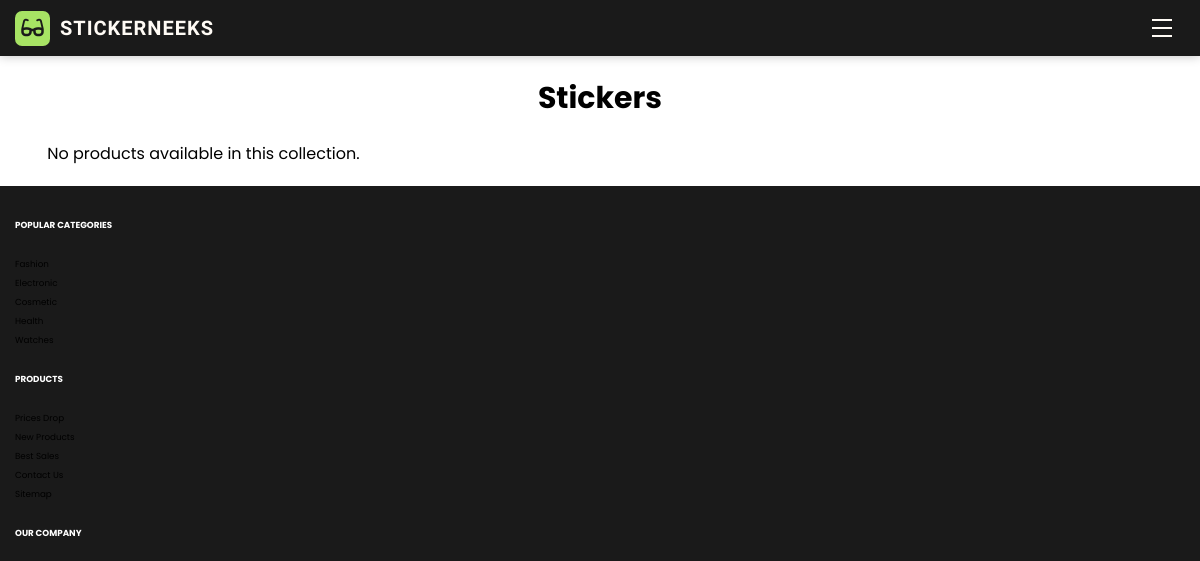
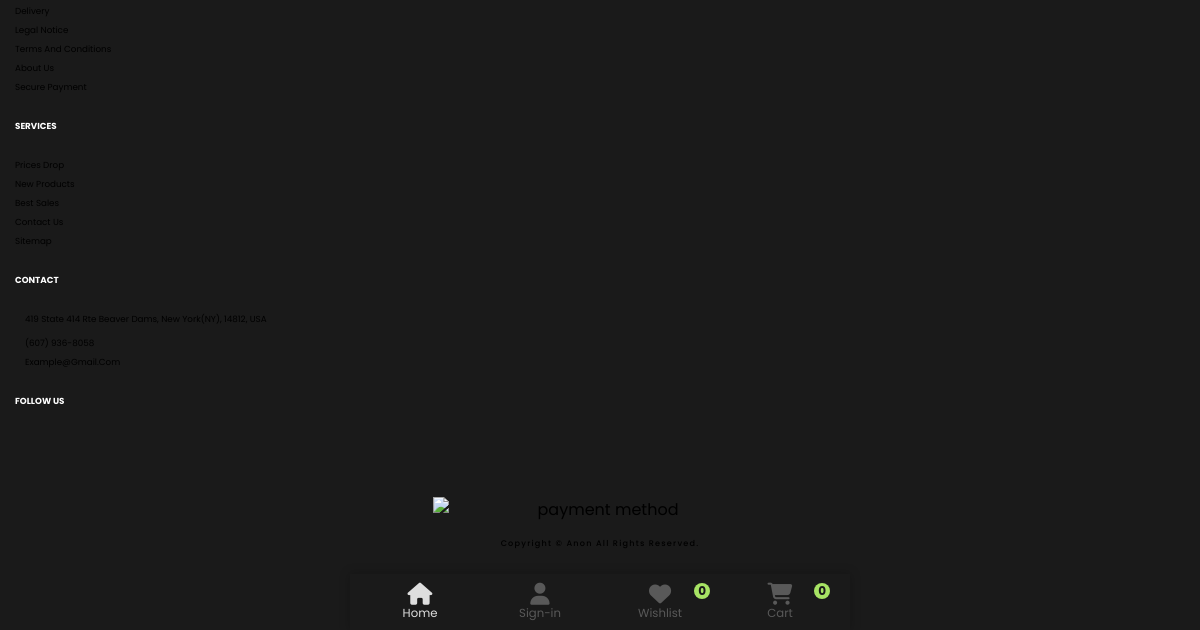
Page /sticker-collections/stickers/ on the earlier database version (2 pictures, top to bottom).
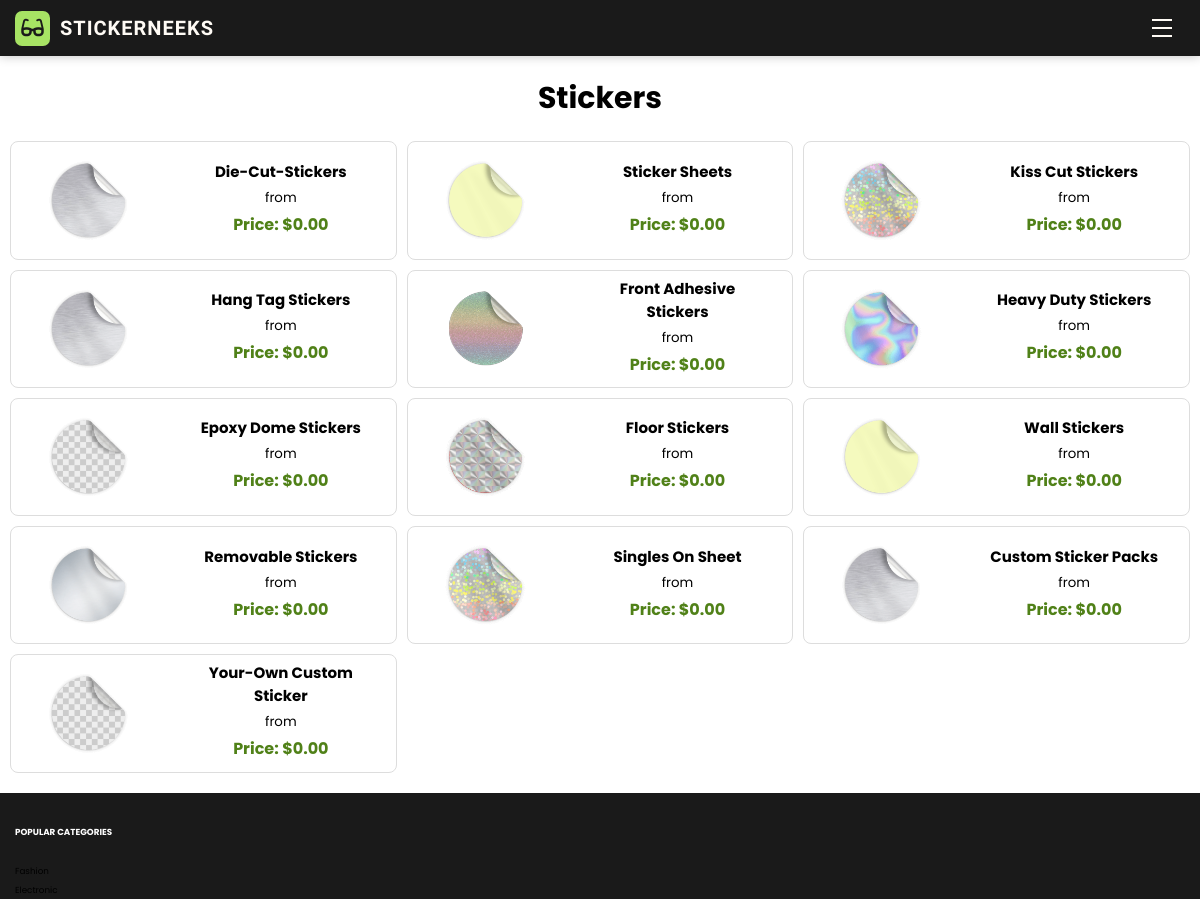
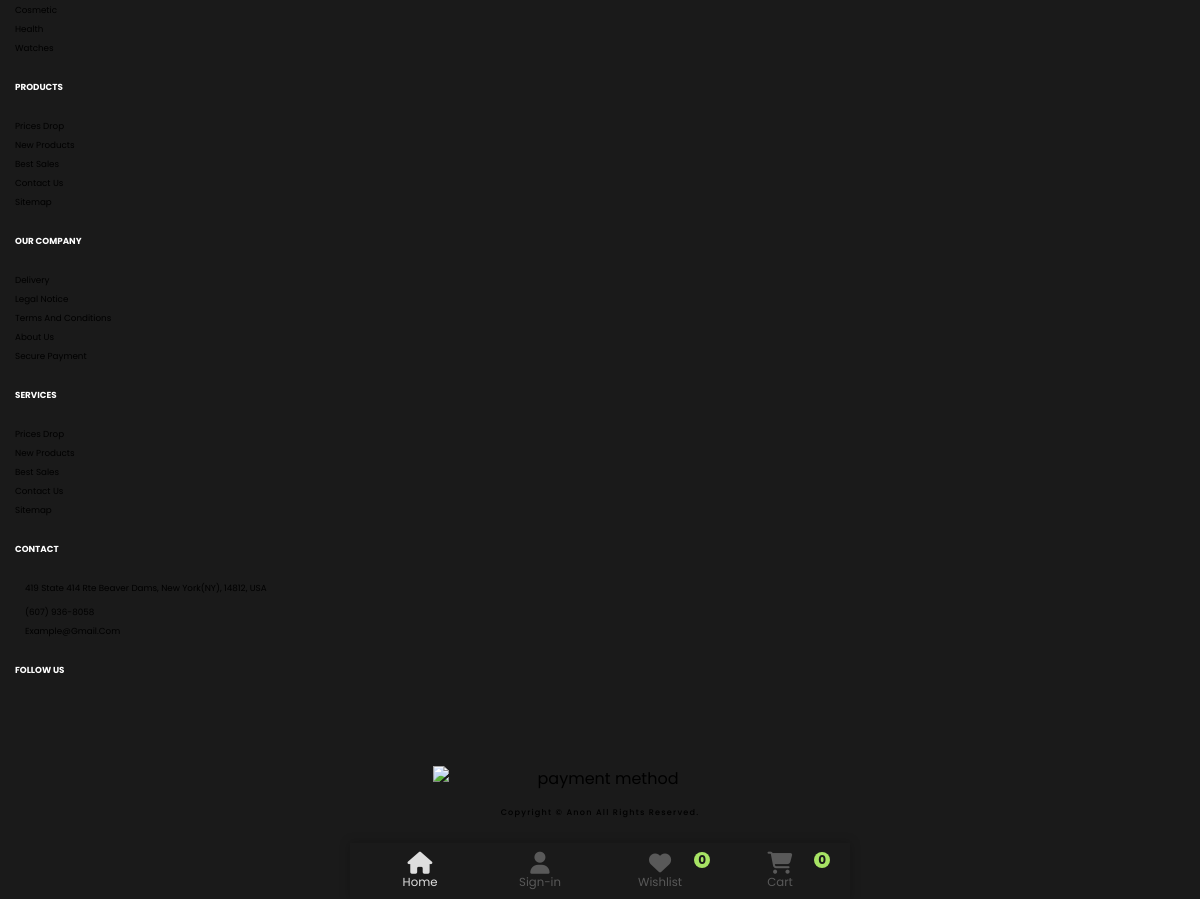
Same page on the later database version (2 pictures, top to bottom).
### store/models.py (models this page shows, shortened)
class Collection(MPTTModel):
    name = models.CharField(max_length=100)
    slug = models.SlugField(max_length=150, unique=True, blank=True, null=True)
    description = models.TextField(blank=True, null=True)
    image = models.ImageField(upload_to='collections/', blank=True, null=True)
    is_active = models.BooleanField(default=True)
    is_featured = models.BooleanField(default=False)
    order = models.PositiveIntegerField(default=0)
    products = models.ManyToManyField('Product', related_name='product_collections', blank=True)
    visible_from = models.DateTimeField(blank=True, null=True)
    visible_to = models.DateTimeField(blank=True, null=True)
    updated_at = models.DateTimeField(auto_now=True)
    parent = TreeForeignKey('self', on_delete=models.SET_NULL, null=True, blank=True, related_name='children')
    class MPTTMeta:
        order_insertion_by = ['order']
    class Meta:
        ordering = ['order', 'name']
        verbose_name = 'collection'
        verbose_name_plural = 'collections'

class Product(models.Model):
    name = models.CharField(max_length=100)
    price = models.DecimalField(default=0, decimal_places=2, max_digits=6)
    collection = models.ForeignKey(Collection, on_delete=models.CASCADE, related_name='collection_products', default=1)
    description = models.CharField(max_length=250, default='', blank=True, null=True)
    image = models.ImageField(upload_to='uploads/product/')
    is_sale = models.BooleanField(default=False)
    sale_price = models.DecimalField(default=0, decimal_places=2, max_digits=6)
    is_active = models.BooleanField(default=True)

### store/views.py (the view)
# urls.py: path('sticker-collections/<slug:slug>/', views.sticker_collections_product_list, name='sticker_collections_product_list'),
def sticker_collections_product_list(request, slug):
    stickers_collection = get_object_or_404(Collection, name="Stickers, Labels, Design & Print")
    if slug.lower() == "stickers-labels-design-print":
        return redirect('sticker_collections')
    collection = get_object_or_404(Collection, slug=slug)
    products = Product.objects.filter(collection=collection)
    context = {
        'collection': collection,
        'products': products,
    }
    return render(request, 'sticker_collections_product_list.html', context)

### store/templates/sticker_collections_product_list.html (shortened to what this page needs)
{% extends 'base.html' %} {% load static %} {% block content %}
<main>
	<div class="collection-title">
		<h1>{{ collection.name }}</h1>
	</div>
	<section class="collection-detail">
		<div class="collection-product-grid">
			{% for product in products %}
			<div class="collection-product-card">
				<div class="collection-detail-product-image-wrapper">
					{% if product.image %}
					<img
						src="{{ product.image.url }}"
						alt="{{ product.name }}"
						class="collection-detail-product-image"
					/>
					{% endif %}
				</div>
				<div class="collection-text">
					<h2>{{ product.name }}</h2>
					<small>from</small>
					<p>Price: ${{ product.price }}</p>
				</div>
			</div>
			{% empty %}
			<p>No products available in this collection.</p>
			{% endfor %}
		</div>
	</section>
</main>
{% endblock %}

### store/templates/base.html (shortened to what this page needs)
{% load static %}
<!DOCTYPE html>
<html lang="en">
<head>
    <link rel="stylesheet" href="https://cdnjs.cloudflare.com/ajax/libs/font-awesome/6.5.1/css/all.min.css"
 />
    <link rel="stylesheet" href="{% static 'assets/css/styles.css'%}">
    <link rel="stylesheet" href="{% static 'assets/css/collection.css'%}">
    <link rel="stylesheet" href="https://cdnjs.cloudflare.com/ajax/libs/font-awesome/6.6.0/css/all.min.css"
 />
</head>
<body>
    <header>
        <div class="top-header">
            <div class="container">
                <div class="brand-container">
                    <div class="rounded-square">
                        <i class="fa-solid fa-glasses"></i>
                    </div>
                </div>
                <h2 class="logo-name">STICKERNEEKS</h2>
                <button class="action-btn hamburger js-menuOpen" name="navbarbutton">
                    <div class="bar"></div>
                    <div class="bar"></div>
                    <div class="bar"></div>
                </button>
            </div>
        </div>
    </header>
    {% block content %}
    {% endblock %}
    <div class="mobile-bottom-navigation">
        <button class="action-btn active">
            <i class="fa-solid fa-house"></i>
            <p>Home</p>
        </button>
        <button class="action-btn">
            <i class="fa-sharp fa-solid fa-user"></i>
            <p>Sign-in</p>
        </button>
        <button class="action-btn">
            <i class="fa-solid fa-heart"></i>
            <p>Wishlist</p>
            <span class="count">0</span>
        </button>
        <button class="action-btn">
            <i class="fa-sharp fa-solid fa-cart-shopping"></i>
            <span class="count">0</span>
            <p>Cart</p>
        </button>
    </div>
    <footer>
        <div class="footer-nav">
            <div class="container">
                <ul class="footer-nav-list">
                    <li class="footer-nav-item">
                        <h2 class="nav-title">Popular Categories</h2>
                    </li>
                    <li class="footer-nav-item">
                        <a href="#" class="footer-nav-link">Fashion</a>
                    </li>
                    <li class="footer-nav-item">
                        <a href="#" class="footer-nav-link">Electronic</a>
                    </li>
                    <li class="footer-nav-item">
                        <a href="#" class="footer-nav-link">Cosmetic</a>
                    </li>
                    <li class="footer-nav-item">
                        <a href="#" class="footer-nav-link">Health</a>
                    </li>
                    <li class="footer-nav-item">
                        <a href="#" class="footer-nav-link">Watches</a>
                    </li>
                </ul>
                <ul class="footer-nav-list">
                    <li class="footer-nav-item">
                        <h2 class="nav-title">Products</h2>
                    </li>
                    <li class="footer-nav-item">
                        <a href="#" class="footer-nav-link">Prices drop</a>
                    </li>
                    <li class="footer-nav-item">
                        <a href="#" class="footer-nav-link">New products</a>
                    </li>
                    <li class="footer-nav-item">
                        <a href="#" class="footer-nav-link">Best sales</a>
                    </li>
                    <li class="footer-nav-item">
                        <a href="#" class="footer-nav-link">Contact us</a>
                    </li>
                    <li class="footer-nav-item">
                        <a href="#" class="footer-nav-link">Sitemap</a>
                    </li>
                </ul>
                <ul class="footer-nav-list">
                    <li class="footer-nav-item">
                        <h2 class="nav-title">Our Company</h2>
                    </li>
                    <li class="footer-nav-item">
                        <a href="#" class="footer-nav-link">Delivery</a>
                    </li>
                    <li class="footer-nav-item">
                        <a href="#" class="footer-nav-link">Legal Notice</a>
                    </li>
                    <li class="footer-nav-item">
                        <a href="#" class="footer-nav-link">Terms and conditions</a>
                    </li>
                    <li class="footer-nav-item">
                        <a href="#" class="footer-nav-link">About us</a>
                    </li>
                    <li class="footer-nav-item">
                        <a href="#" class="footer-nav-link">Secure payment</a>
                    </li>
                </ul>
                <ul class="footer-nav-list">
                    <li class="footer-nav-item">
                        <h2 class="nav-title">Services</h2>
                    </li>
                    <li class="footer-nav-item">
                        <a href="#" class="footer-nav-link">Prices drop</a>
                    </li>
                    <li class="footer-nav-item">
                        <a href="#" class="footer-nav-link">New products</a>
                    </li>
                    <li class="footer-nav-item">
                        <a href="#" class="footer-nav-link">Best sales</a>
                    </li>
                    <li class="footer-nav-item">
                        <a href="#" class="footer-nav-link">Contact us</a>
                    </li>
                    <li class="footer-nav-item">
                        <a href="#" class="footer-nav-link">Sitemap</a>
                    </li>
                </ul>
                <ul class="footer-nav-list">
                    <li class="footer-nav-item">
                        <h2 class="nav-title">Contact</h2>
                    </li>
                    <li class="footer-nav-item flex">
                        <address class="content">
                            419 State 414 Rte
                            Beaver Dams, New York(NY), 14812, USA
                        </address>
                    </li>
                    <li class="footer-nav-item flex">
                        <a href="tel:+607936-8058" class="footer-nav-link">(607) 936-8058</a>
                    </li>
                    <li class="footer-nav-item flex">
                        <a href="mailto:example@gmail.com" class="footer-nav-link">example@gmail.com</a>
                    </li>
                </ul>
                <ul class="footer-nav-list">
                    <li class="footer-nav-item">
                        <h2 class="nav-title">Follow Us</h2>
                    </li>
                    <li>
                        <ul class="social-link">
                        </ul>
                    </li>
                </ul>
            </div>
        </div>
        <div class="footer-bottom">
            <div class="container">
                <img src="{% static 'assets/images/payment-image.png' %}" alt="payment method" class="payment-img">
                <p class="copyright">
                    Copyright &copy; <a href="#">Anon</a> all rights reserved.
                </p>
            </div>
        </div>
    </footer>
</body>
</html>

### static/assets/css/collection.css (style rules this page uses)
:root { --platinum: hsl(0, 0%, 90%); --black_70: hsla(0, 0%, 0%, 0.7); --white: hsl(0, 0%, 100%); --black: hsl(0, 0%, 0%); --navbar: hsl(0, 0%, 10%); --navbar-sidekick2: hsl(88, 69%, 64%); --navbar-sidekick-intermediate: hsl(88, 69%, 40%); --navbar-sidekick3: hsl(88, 69%, 30%); --text-green: #228B22; --offwhite: hsl(35, 100%, 98%); --darkgrey: hsl(0, 0%, 35%); --lightgrey: hsl(0, 0%, 87%); --ff-source-sans-pro: "Source Sans Pro", sans-serif; --ff-poppins: "Poppins", sans-serif; --fs-1: 1.563rem; --fs-2: 1.375rem; --fs-3: 1.25rem; --fs-4: 1.125rem; --fs-5: 1rem; --fs-6: 0.938rem; --fs-7: 0.875rem; --fs-8: 0.813rem; --fs-9: 0.75rem; --fs-10: 0.688rem; --fs-11: 0.625rem; --weight-300: 300; --weight-400: 400; --weight-500: 500; --weight-600: 600; --weight-700: 700; --radius-4: 4px; --radius-12: 12px; --section-padding: 60px; --transition-1: 0.15s ease; --transition-2: 0.35s ease; --cubic-in: cubic-bezier(0.51, 0.03, 0.64, 0.28); --cubic-out: cubic-bezier(0.33, 0.85, 0.56, 1); --shadow: 0 5px 20px 1px hsla(220, 63%, 33%, 0.1); }
.collection-detail { padding: 10px; }
.collection-title { font-size: 1.5rem; font-weight: 600; color: var(--black); text-align: center; padding: 20px 10px 0px; }
.collection-product-grid { display: grid; grid-template-columns: repeat(auto-fill, minmax(350px, 1fr)); gap: 1rem; padding: 10px 0; justify-items: center; align-items: center; }
.collection-product-card { position: relative; width: 100%; display: flex; flex-direction: row; border: 1px solid #ddd; border-radius: 8px; overflow: hidden; text-decoration: none; color: inherit; background-color: var(--white); position: relative; transition: box-shadow 0.3s ease; }
.collection-detail-product-image-wrapper { position: relative; width: 155px; height: auto; overflow: hidden; }
.collection-detail-product-image { width: 100%; height: auto; display: block; }
.collection-text { padding: 0 30px; flex: 1; display: flex; flex-direction: column; justify-content: center; align-items: center; text-align: center; }
.collection-text p { color: var(--navbar-sidekick3); font-weight: 700; }
.collection-text h2 { margin: 0; font-size: 1.5rem; }
.collection-text p { margin: 4px 0; }
.collection-text small { display: block; margin-top: 5px; }

Differences in the rows shown:
added Product: image (picture), name "Die-Cut-Stickers", price "0.00"
added Product: image (picture), name "Sticker Sheets", price "0.00"
added Product: image (picture), name "Kiss Cut Stickers", price "0.00"
added Product: image (picture), name "Hang Tag Stickers", price "0.00"
added Product: image (picture), name "Front Adhesive Stickers", price "0.00"
added Product: image (picture), name "Heavy Duty Stickers", price "0.00"
added Product: image (picture), name "Epoxy Dome Stickers", price "0.00"
added Product: image (picture), name "Floor Stickers", price "0.00"
added Product: image (picture), name "Wall Stickers", price "0.00"
added Product: image (picture), name "Removable Stickers", price "0.00"
added Product: image (picture), name "Singles On Sheet", price "0.00"
added Product: image (picture), name "Custom Sticker Packs", price "0.00"
added Product: image (picture), name "Your-Own Custom Sticker", price "0.00"
Other differences:
text no longer shown: "No products available in this collection."
